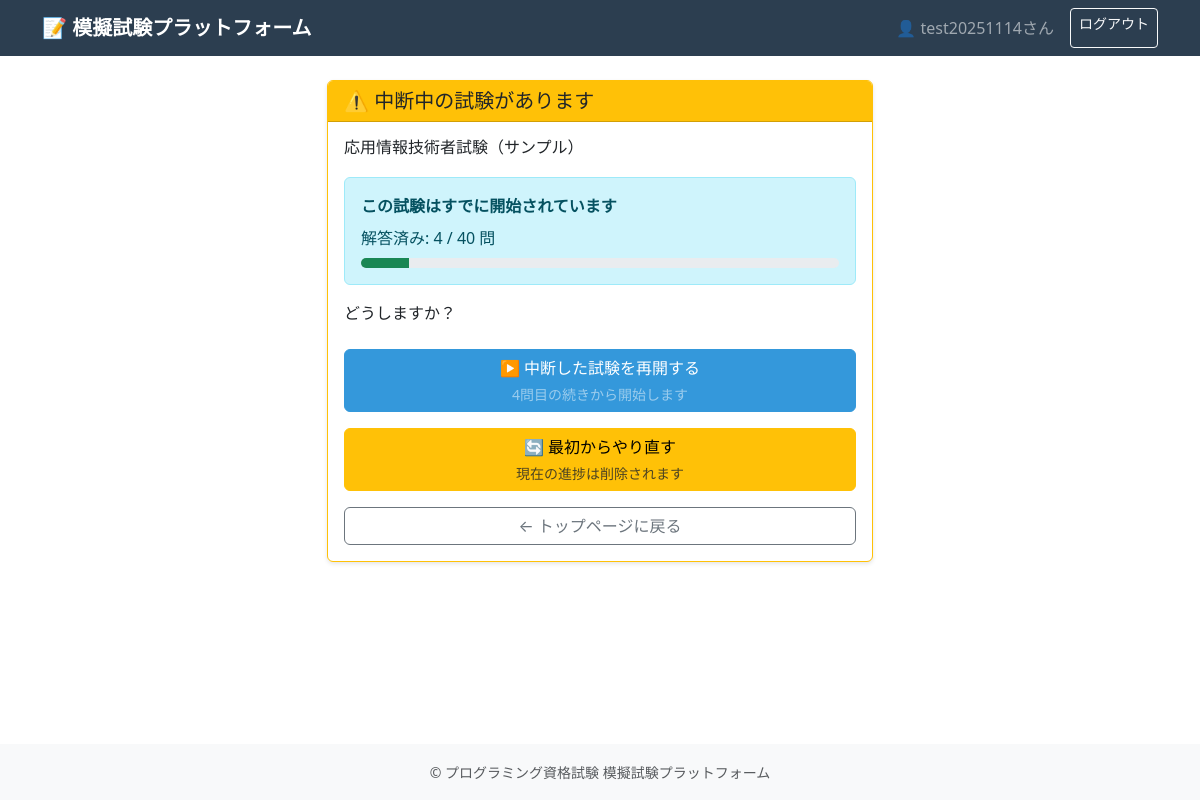
/exam/start/2/ (signed in), run on the app's committed database.
### exam/models.py (models this page shows, shortened)
class User(AbstractUser):
    email = models.EmailField(unique=True)

class ExamSet(models.Model):
    name = models.CharField(max_length=200, verbose_name="試験名")
    description = models.TextField(blank=True, verbose_name="説明")
    total_questions = models.IntegerField(default=40, verbose_name="問題数")
    created_at = models.DateTimeField(auto_now_add=True)
    updated_at = models.DateTimeField(auto_now=True)
    class Meta:
        verbose_name = "試験セット"
        verbose_name_plural = "試験セット"

class ExamSession(models.Model):
    user = models.ForeignKey(
        User,
        on_delete=models.CASCADE,
        related_name='exam_sessions',
        verbose_name="ユーザー"
    )
    exam_set = models.ForeignKey(
        ExamSet,
        on_delete=models.CASCADE,
        verbose_name="試験セット"
    )
    started_at = models.DateTimeField(auto_now_add=True, verbose_name="開始時刻")
    completed_at = models.DateTimeField(null=True, blank=True, verbose_name="完了時刻")
    score = models.IntegerField(null=True, blank=True, verbose_name="得点")
    total_questions = models.IntegerField(verbose_name="総問題数")
    is_completed = models.BooleanField(default=False, verbose_name="完了フラグ")
    class Meta:
        verbose_name = "試験セッション"
        verbose_name_plural = "試験セッション"
        ordering = ['-started_at']

### exam/views.py (the view, shortened to what this page needs)
# urls.py: path('exam/start/<int:exam_set_id>/', views.start_exam, name='start_exam'),
@login_required
def start_exam(request, exam_set_id):
    exam_set = get_object_or_404(ExamSet, id=exam_set_id)
    incomplete_session = ExamSession.objects.filter(
        user=request.user,
        exam_set=exam_set,
        is_completed=False
    ).first()
    if incomplete_session:
        if request.method == 'POST':
            action = request.POST.get('action')
            if action == 'resume':
                return redirect('resume_exam', session_id=incomplete_session.id)
            elif action == 'restart':
                incomplete_session.delete()
            else:
                return redirect('top')
        else:
            answered_count = incomplete_session.answers.count()
            return render(request, 'exam/confirm_restart.html', {
                'exam_set': exam_set,
                'incomplete_session': incomplete_session,
                'answered_count': answered_count
            })

### exam/templates/exam/confirm_restart.html (shortened to what this page needs)
{% extends 'exam/base.html' %}
{% block content %}
<div class="row">
    <div class="col-md-6 mx-auto">
        <div class="card border-warning">
            <div class="card-header bg-warning text-dark">
                <h5 class="mb-0">⚠️ 中断中の試験があります</h5>
            </div>
            <div class="card-body">
                <h6 class="mb-3">{{ exam_set.name }}</h6>
                <div class="alert alert-info">
                    <p class="mb-2">
                        <strong>この試験はすでに開始されています</strong>
                    </p>
                    <p class="mb-0">
                        解答済み: {{ answered_count }} / {{ incomplete_session.total_questions }} 問
                    </p>
                    <div class="progress mt-2" style="height: 10px;">
                        <div class="progress-bar bg-success"
                             role="progressbar"
                             style="width: {% widthratio answered_count incomplete_session.total_questions 100 %}%;">
                        </div>
                    </div>
                </div>
                <p class="mb-4">どうしますか？</p>
                <form method="post">
                    <button type="submit" name="action" value="resume" class="btn btn-primary w-100 mb-3">
                        ▶️ 中断した試験を再開する
                        <small class="d-block text-white-50 mt-1">
                            {{ answered_count }}問目の続きから開始します
                        </small>
                    </button>
                    <button type="submit" name="action" value="restart"
                            class="btn btn-warning w-100 mb-3"
                            onclick="return confirm('本当に最初からやり直しますか？\n現在の解答データは削除されます。')">
                        🔄 最初からやり直す
                        <small class="d-block text-dark mt-1" style="opacity: 0.8;">
                            現在の進捗は削除されます
                        </small>
                    </button>
                    <button type="submit" name="action" value="cancel" class="btn btn-outline-secondary w-100">
                        ← トップページに戻る
                    </button>
                </form>
            </div>
        </div>
    </div>
</div>
{% endblock %}

### exam/templates/exam/base.html (shortened to what this page needs)
<!DOCTYPE html>
<html lang="ja">
<head>
    <link href="https://cdn.jsdelivr.net/npm/bootstrap@5.3.0/dist/css/bootstrap.min.css" rel="stylesheet">
</head>
<body>
    {% if user.is_authenticated %}
    <nav class="navbar navbar-expand-lg navbar-dark">
        <div class="container">
            <a class="navbar-brand" href="{% url 'top' %}">📝 模擬試験プラットフォーム</a>
            <div class="navbar-nav ms-auto">
                <span class="navbar-text me-3">
                    👤 {{ user.username }}さん
                </span>
                <a href="{% url 'logout' %}" class="btn btn-outline-light btn-sm">ログアウト</a>
            </div>
        </div>
    </nav>
    {% endif %}
    <div class="content">
        <div class="container mt-4">
            {% block content %}{% endblock %}
        </div>
    </div>
    <footer class="bg-light py-3 mt-5">
        <div class="container text-center text-muted">
            <small>&copy; プログラミング資格試験 模擬試験プラットフォーム</small>
        </div>
    </footer>
</body>
</html>

### exam/templates/exam/base.html (style rules this page uses)
body { min-height: 100vh; display: flex; flex-direction: column; }
.content { flex: 1; }
.navbar { background-color: #2c3e50; }
.navbar-brand { font-weight: bold; color: white !important; }
.btn-primary { background-color: #3498db; border-color: #3498db; }
.card { box-shadow: 0 2px 4px rgba(0,0,0,0.1); }
.alert { margin-top: 20px; }

### data on the page
User: username "test20251114"
ExamSet: name "応用情報技術者試験（サンプル）"
ExamSession: total_questions "40"

### other printed values
{{ answered_count }} "4"
